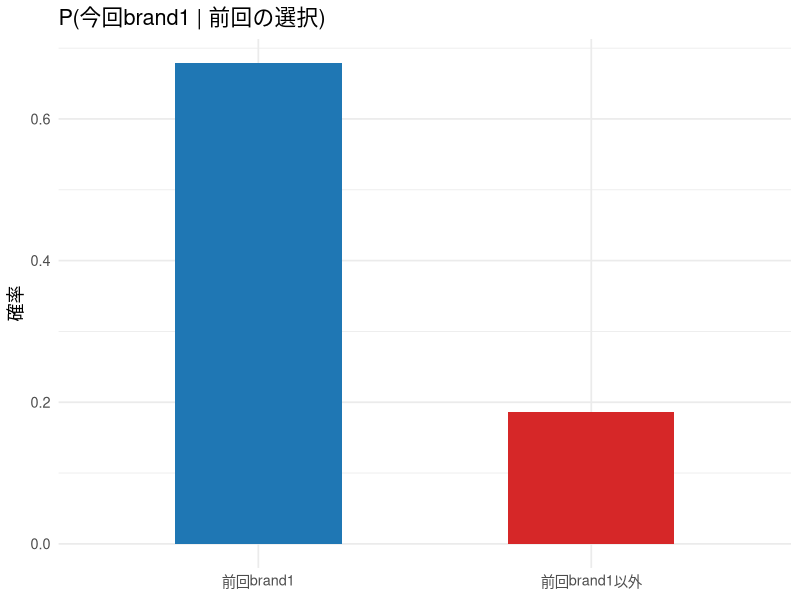
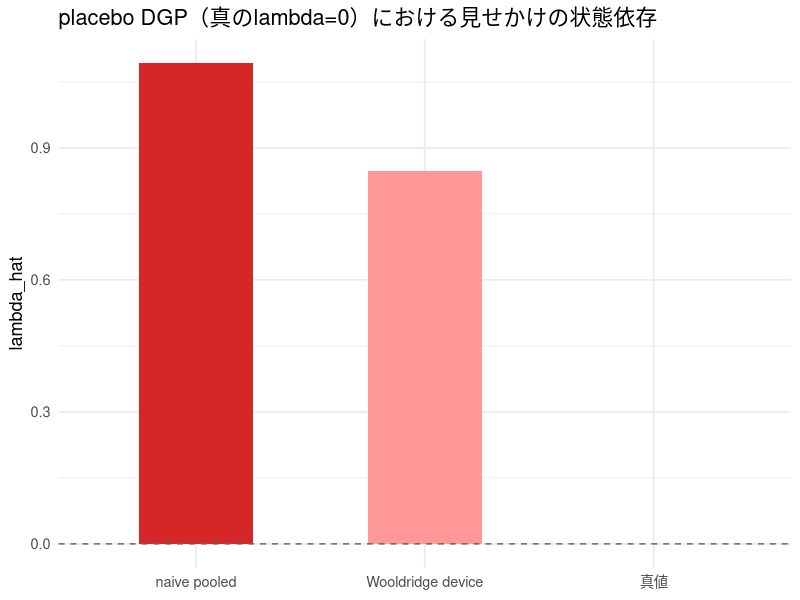
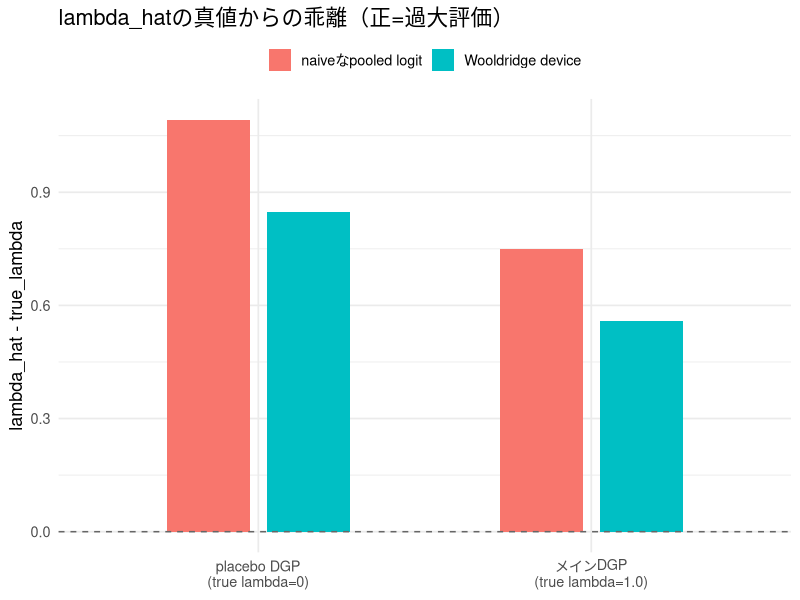
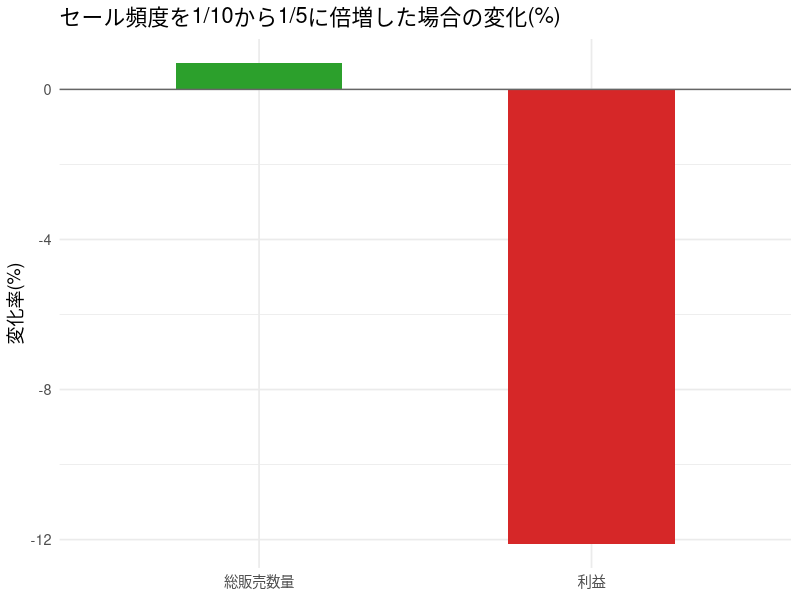

R code for these plots, in order:
## ---- chunk 1
#| include: false
library(ggplot2)
library(dplyr)
library(tidyr)
library(knitr)

set.seed(202614 + 1)

theme_lecture <- function() {
  fam <- if (Sys.info()[["sysname"]] == "Darwin") "Hiragino Sans" else ""
  theme_minimal(base_size = 13, base_family = fam)
}
theme_set(theme_lecture())
knitr::opts_chunk$set(fig.align = "center", dpi = 144)
options(scipen = 8)
## ---- chunk 2
softmax_probs <- function(V) {
  V_full <- cbind(0, V)
  V_full <- V_full - apply(V_full, 1, max)
  eV <- exp(V_full)
  eV / rowSums(eV)
}

simulate_panel_mnl <- function(N, Tn, burn, lambda, sigma_mu,
                                price_sd = 0.3, beta_price = -1.0,
                                const = c(-0.3, -0.4), seed = 1) {
  set.seed(seed)
  mu_i <- matrix(rnorm(N * 2, 0, sigma_mu), N, 2)
  y_prev <- rep(0L, N)
  total_T <- burn + Tn
  y_mat <- matrix(0L, N, Tn)
  price_mat <- array(0, dim = c(N, Tn, 2))

  for (t in 1:total_T) {
    price_t <- matrix(rnorm(N * 2, 0, price_sd), N, 2)
    lag1 <- as.numeric(y_prev == 1L)
    lag2 <- as.numeric(y_prev == 2L)
    V1 <- const[1] + beta_price * price_t[, 1] + lambda * lag1 + mu_i[, 1]
    V2 <- const[2] + beta_price * price_t[, 2] + lambda * lag2 + mu_i[, 2]
    probs <- softmax_probs(cbind(V1, V2))
    u <- runif(N)
    cum_probs <- t(apply(probs, 1, cumsum))
    y_t <- rowSums(u > cum_probs)

    if (t > burn) {
      y_mat[, t - burn] <- y_t
      price_mat[, t - burn, ] <- price_t
    }
    y_prev <- y_t
  }
  list(y = y_mat, price = price_mat, mu = mu_i)
}

N <- 1000; Tn <- 20; BURN <- 30
lambda_true <- 1.0
sigma_mu_true <- 1.2

dgp <- simulate_panel_mnl(N, Tn, BURN, lambda = lambda_true, sigma_mu = sigma_mu_true, seed = 141)
cat("dim(y):", dim(dgp$y), "\n")
cat("dim(price):", dim(dgp$price), "\n")
## ---- chunk 3
# (a) 全体シェア
cat("choice shares:\n")
print(table(dgp$y) / length(dgp$y))

# (b) ブランド1のリピート率
y_lag <- dgp$y[, -Tn]
y_now <- dgp$y[, -1]
p_repeat <- mean(y_now[y_lag == 1] == 1)
p_switch <- mean(y_now[y_lag != 1] == 1)
cat("P(brand1 | 前回brand1):", round(p_repeat, 4), "\n")
cat("P(brand1 | 前回brand1以外):", round(p_switch, 4), "\n")
cat("リピート率ギャップ:", round(p_repeat - p_switch, 4), "\n")
## ---- chunk 4
#| fig-cap: "ブランド1のリピート率ギャップ"
# wide形式（前回brand1/前回brand1以外を列に持つ）で作ってからpivot_longerでlong化する
df_repeat_wide <- data.frame(prev_brand1 = p_repeat, prev_other = p_switch)
df_repeat_long <- df_repeat_wide %>%
  pivot_longer(cols = everything(), names_to = "condition", values_to = "prob") %>%
  mutate(condition = recode(condition, prev_brand1 = "前回brand1", prev_other = "前回brand1以外"))

ggplot(df_repeat_long, aes(condition, prob, fill = condition)) +
  geom_col(width = 0.5, show.legend = FALSE) +
  scale_fill_manual(values = c("前回brand1" = "#1f77b4", "前回brand1以外" = "#d62728")) +
  labs(title = "P(今回brand1 | 前回の選択)", x = NULL, y = "確率")
## ---- chunk 5
mnl_loglik <- function(theta, y, p1, p2, lag1, lag2) {
  c1 <- theta[1]; c2 <- theta[2]; bp <- theta[3]; lam <- theta[4]
  V1 <- c1 + bp * p1 + lam * lag1
  V2 <- c2 + bp * p2 + lam * lag2
  V_full <- cbind(0, V1, V2)
  V_full <- V_full - apply(V_full, 1, max)
  eV <- exp(V_full)
  probs <- eV / rowSums(eV)
  n <- length(y)
  chosen_probs <- probs[cbind(1:n, y + 1)]
  sum(log(pmax(chosen_probs, 1e-300)))
}

mnl_mle <- function(y, p1, p2, lag1, lag2) {
  neg_ll <- function(theta) -mnl_loglik(theta, y, p1, p2, lag1, lag2)
  opt <- optim(par = c(0, 0, 0, 0), fn = neg_ll, method = "BFGS")
  opt$par
}

build_pooled_mnl_df <- function(sim) {
  Nn <- dim(sim$y)[1]; Tn <- dim(sim$y)[2]
  y_lag <- sim$y[, -Tn]; y_now <- sim$y[, -1]
  price_now <- sim$price[, -1, ]
  list(
    y    = as.vector(y_now),
    p1   = as.vector(price_now[, , 1]),
    p2   = as.vector(price_now[, , 2]),
    lag1 = as.numeric(as.vector(y_lag == 1)),
    lag2 = as.numeric(as.vector(y_lag == 2))
  )
}

df_naive <- build_pooled_mnl_df(dgp)
theta_naive <- mnl_mle(df_naive$y, df_naive$p1, df_naive$p2, df_naive$lag1, df_naive$lag2)
cat("estimated (c1, c2, beta_p, lambda):\n")
print(round(theta_naive, 3))
cat("true lambda =", lambda_true, "\n")
## ---- chunk 6
build_wooldridge_mnl_df <- function(sim) {
  Nn <- dim(sim$y)[1]; Tn <- dim(sim$y)[2]
  y0 <- sim$y[, 1]
  y0_is1 <- as.numeric(y0 == 1)
  y0_is2 <- as.numeric(y0 == 2)
  price_bar1 <- rowMeans(sim$price[, -1, 1])
  price_bar2 <- rowMeans(sim$price[, -1, 2])

  y_lag <- sim$y[, -Tn]; y_now <- sim$y[, -1]
  price_now <- sim$price[, -1, ]
  Tm1 <- Tn - 1
  list(
    y    = as.vector(y_now),
    p1   = as.vector(price_now[, , 1]),
    p2   = as.vector(price_now[, , 2]),
    lag1 = as.numeric(as.vector(y_lag == 1)),
    lag2 = as.numeric(as.vector(y_lag == 2)),
    y0_1 = rep(y0_is1, times = Tm1),
    y0_2 = rep(y0_is2, times = Tm1),
    pbar1 = rep(price_bar1, times = Tm1),
    pbar2 = rep(price_bar2, times = Tm1)
  )
}

mnl_loglik_wool <- function(theta, d) {
  c1 <- theta[1]; c2 <- theta[2]; bp <- theta[3]; lam <- theta[4]
  r01 <- theta[5]; r02 <- theta[6]; rp1 <- theta[7]; rp2 <- theta[8]
  V1 <- c1 + bp * d$p1 + lam * d$lag1 + r01 * d$y0_1 + rp1 * d$pbar1
  V2 <- c2 + bp * d$p2 + lam * d$lag2 + r02 * d$y0_2 + rp2 * d$pbar2
  V_full <- cbind(0, V1, V2)
  V_full <- V_full - apply(V_full, 1, max)
  eV <- exp(V_full)
  probs <- eV / rowSums(eV)
  n <- length(d$y)
  chosen_probs <- probs[cbind(1:n, d$y + 1)]
  sum(log(pmax(chosen_probs, 1e-300)))
}

mnl_mle_wool <- function(d) {
  neg_ll <- function(theta) -mnl_loglik_wool(theta, d)
  opt <- optim(par = rep(0, 8), fn = neg_ll, method = "BFGS")
  opt$par
}

df_wool <- build_wooldridge_mnl_df(dgp)
theta_wool <- mnl_mle_wool(df_wool)
cat("naive lambda_hat:     ", round(theta_naive[4], 3), "\n")
cat("wooldridge lambda_hat:", round(theta_wool[4], 3), "\n")
cat("true lambda:          ", lambda_true, "\n")
## ---- chunk 7
# (i) placebo DGP: lambda=0, 異質性のみ（sigma_muを大きめに設定）
dgp_placebo <- simulate_panel_mnl(N, Tn, BURN, lambda = 0, sigma_mu = 1.5, seed = 142)

# (ii) naive推定
df_placebo <- build_pooled_mnl_df(dgp_placebo)
theta_placebo_naive <- mnl_mle(df_placebo$y, df_placebo$p1, df_placebo$p2,
                                df_placebo$lag1, df_placebo$lag2)
cat("placebo DGP (true lambda=0) でのnaive lambda_hat:", round(theta_placebo_naive[4], 3), "\n")

# (iii) Wooldridge deviceでの改善も確認
df_placebo_wool <- build_wooldridge_mnl_df(dgp_placebo)
theta_placebo_wool <- mnl_mle_wool(df_placebo_wool)
cat("placebo DGP でのWooldridge lambda_hat:", round(theta_placebo_wool[4], 3), "\n")

pct_reduction <- (1 - theta_placebo_wool[4] / theta_placebo_naive[4]) * 100
cat("Wooldridgeによる偽lambdaの縮小率:", round(pct_reduction, 1), "%\n")
## ---- chunk 8
#| fig-cap: "placebo DGP（真のlambda=0）：naive vs Wooldridge"
df_placebo_plot <- data.frame(
  method = factor(c("naive pooled", "Wooldridge device", "真値"),
                   levels = c("naive pooled", "Wooldridge device", "真値")),
  lambda_hat = c(theta_placebo_naive[4], theta_placebo_wool[4], 0)
)
ggplot(df_placebo_plot, aes(method, lambda_hat, fill = method)) +
  geom_col(width = 0.5, show.legend = FALSE) +
  geom_hline(yintercept = 0, linetype = "dashed", color = "grey40") +
  scale_fill_manual(values = c("#d62728", "#ff9896", "#2ca02c")) +
  labs(title = "placebo DGP（真のlambda=0）における見せかけの状態依存",
       x = NULL, y = "lambda_hat")
## ---- chunk 9
result_wide <- data.frame(
  dgp = c("メインDGP\n(true lambda=1.0)", "placebo DGP\n(true lambda=0)"),
  true_lambda = c(lambda_true, 0),
  naive = c(theta_naive[4], theta_placebo_naive[4]),
  wooldridge = c(theta_wool[4], theta_placebo_wool[4])
)

result_long <- result_wide %>%
  pivot_longer(cols = c(naive, wooldridge), names_to = "method", values_to = "lambda_hat") %>%
  mutate(method = recode(method, naive = "naiveなpooled logit", wooldridge = "Wooldridge device"),
         gap_from_true = lambda_hat - true_lambda)

result_long %>%
  select(dgp, method, true_lambda, lambda_hat, gap_from_true) %>%
  kable(digits = 3, caption = "メインDGP・placebo DGPを通じたlambda_hatの一覧（正の値ほど過大評価）")
## ---- chunk 10
#| fig-cap: "メインDGP・placebo DGPそれぞれで、naiveとWooldridgeがlambda_trueをどれだけ超過するか"
ggplot(result_long, aes(dgp, gap_from_true, fill = method)) +
  geom_col(position = position_dodge(width = 0.6), width = 0.5) +
  geom_hline(yintercept = 0, linetype = "dashed", color = "grey40") +
  labs(title = "lambda_hatの真値からの乖離（正=過大評価）",
       x = NULL, y = "lambda_hat - true_lambda", fill = NULL) +
  theme(legend.position = "top")
## ---- chunk 11
Xmax <- 6; Amax <- 4
beta_dp <- 0.95
u_consume <- 2.5
c_hold <- 0.10
stockout_cost <- 1.8
p_regular <- 1.00
p_sale <- 0.70
sale_prob <- 1/10
q_base <- 0.55; q_slope <- 0.025

q_of_x <- function(x) pmin(q_base + q_slope * x, 0.95)
states <- 0:Xmax
actions <- 0:Amax

expected_flow_continuation <- function(x, a, p, V) {
  post <- x + a
  q <- q_of_x(post)
  val_consume <- {
    consumption <- as.numeric(post >= 1)
    end_inv <- post - consumption
    cost <- p * a + c_hold * end_inv
    benefit <- u_consume * consumption
    benefit - cost + beta_dp * V[end_inv + 1]
  }
  val_noconsume <- {
    end_inv <- post
    cost <- p * a + c_hold * end_inv
    benefit <- -(if (post == 0) stockout_cost else 0)
    benefit - cost + beta_dp * V[end_inv + 1]
  }
  q * val_consume + (1 - q) * val_noconsume
}

solve_inventory_dp_general <- function(sale_prob_arg, tol = 1e-10, maxit = 3000) {
  V <- rep(0, Xmax + 1)
  prices <- c(p_regular, p_sale)
  probs_price <- c(1 - sale_prob_arg, sale_prob_arg)
  policy <- matrix(0L, 2, Xmax + 1)
  for (it in 1:maxit) {
    pol_new <- matrix(0L, 2, Xmax + 1)
    for (pi_idx in 1:2) {
      p <- prices[pi_idx]
      for (xi in seq_along(states)) {
        x <- states[xi]
        best_val <- -Inf; best_a <- 0
        for (a in actions) {
          if (x + a > Xmax) next
          val <- expected_flow_continuation(x, a, p, V)
          if (val > best_val) { best_val <- val; best_a <- a }
        }
        pol_new[pi_idx, xi] <- best_a
      }
    }
    V_new <- numeric(Xmax + 1)
    for (xi in seq_along(states)) {
      x <- states[xi]
      v_x <- 0
      for (pi_idx in 1:2) {
        a <- pol_new[pi_idx, xi]
        v_x <- v_x + probs_price[pi_idx] * expected_flow_continuation(x, a, prices[pi_idx], V)
      }
      V_new[xi] <- v_x
    }
    err <- max(abs(V_new - V))
    V <- V_new; policy <- pol_new
    if (err < tol) break
  }
  list(V = V, policy = policy, iters = it)
}

dp_base   <- solve_inventory_dp_general(1/10)
dp_double <- solve_inventory_dp_general(1/5)

cat("通常頻度(1/10)での政策関数(通常価格):\n"); print(dp_base$policy[1, ])
cat("通常頻度(1/10)での政策関数(セール価格):\n"); print(dp_base$policy[2, ])
cat("倍増頻度(1/5)での政策関数(セール価格):\n"); print(dp_double$policy[2, ])
## ---- chunk 12
# (b) セール頻度2倍の反実仮想
simulate_calendar_general <- function(N_hh, Tn, sale_bool, policy, sale_prob_arg, seed = 1, burn_in = 120) {
  set.seed(seed)
  x <- rep(0L, N_hh)
  for (t in 1:burn_in) {
    is_sale <- runif(N_hh) < sale_prob_arg
    a <- ifelse(is_sale, policy[2, x + 1], policy[1, x + 1])
    post <- x + a
    q <- q_of_x(post)
    occ <- runif(N_hh) < q
    consumption <- as.integer(occ & post >= 1)
    x <- post - consumption
  }
  units_sold <- numeric(Tn); revenue <- numeric(Tn)
  for (t in 1:Tn) {
    on_sale <- sale_bool[t]
    p <- if (on_sale) p_sale else p_regular
    a <- if (on_sale) policy[2, x + 1] else policy[1, x + 1]
    units_sold[t] <- sum(a)
    revenue[t] <- sum(a) * p
    post <- x + a
    q <- q_of_x(post)
    occ <- runif(N_hh) < q
    consumption <- as.integer(occ & post >= 1)
    x <- post - consumption
  }
  list(units = units_sold, revenue = revenue)
}

unit_cost <- 0.40
N_hh <- 15000
Tprobe <- 300

set.seed(11)
sale_bool_base   <- runif(Tprobe) < 1/10
set.seed(11)
sale_bool_double <- runif(Tprobe) < 1/5

res_base   <- simulate_calendar_general(N_hh, Tprobe, sale_bool_base,   dp_base$policy,   1/10, seed = 321)
res_double <- simulate_calendar_general(N_hh, Tprobe, sale_bool_double, dp_double$policy, 1/5,  seed = 321)

window <- 20:Tprobe
total_units_base   <- sum(res_base$units[window])
total_units_double <- sum(res_double$units[window])
profit_base   <- sum(res_base$revenue[window])   - total_units_base   * unit_cost
profit_double <- sum(res_double$revenue[window]) - total_units_double * unit_cost

pct_units_change  <- (total_units_double / total_units_base - 1) * 100
pct_profit_change <- (profit_double / profit_base - 1) * 100
cat("総販売数量の変化(%):", round(pct_units_change, 2), "\n")
cat("利益の変化(%):", round(pct_profit_change, 2), "\n")
## ---- chunk 13
#| fig-cap: "セール頻度2倍の反実仮想（本課題のパラメータ）"
df_double <- data.frame(
  metric = factor(c("総販売数量", "利益"), levels = c("総販売数量", "利益")),
  pct_change = c(pct_units_change, pct_profit_change)
)
ggplot(df_double, aes(metric, pct_change, fill = pct_change > 0)) +
  geom_col(width = 0.5, show.legend = FALSE) +
  geom_hline(yintercept = 0, color = "grey40") +
  scale_fill_manual(values = c("TRUE" = "#2ca02c", "FALSE" = "#d62728")) +
  labs(title = "セール頻度を1/10から1/5に倍増した場合の変化(%)", x = NULL, y = "変化率(%)")
## ---- chunk 14
# (c) 短期・長期弾力性
sale_bool_event <- rep(FALSE, 25); sale_bool_event[10] <- TRUE
units_event <- simulate_calendar_general(N_hh, 25, sale_bool_event, dp_base$policy, 1/10, seed = 42)$units
units_none  <- simulate_calendar_general(N_hh, 25, rep(FALSE, 25),  dp_base$policy, 1/10, seed = 42)$units
pct_cut <- p_sale / p_regular - 1
sr_pct_change <- units_event[10] / units_none[10] - 1
sr_elasticity <- sr_pct_change / pct_cut

stationary_units <- function(always_sale, seed) {
  Tp <- 60
  sale_bool <- rep(always_sale, Tp)
  sp_for_burnin <- if (always_sale) 1 else 0
  u <- simulate_calendar_general(N_hh, Tp, sale_bool, dp_base$policy, sp_for_burnin, seed = seed, burn_in = 150)$units
  mean(tail(u, 15))
}
units_permanent_sale    <- stationary_units(TRUE,  seed = 99)
units_permanent_regular <- stationary_units(FALSE, seed = 100)
lr_pct_change <- units_permanent_sale / units_permanent_regular - 1
lr_elasticity <- lr_pct_change / pct_cut

cat("短期弾力性:", round(sr_elasticity, 3), "\n")
cat("長期弾力性:", round(lr_elasticity, 3), "\n")
cat("比:", round(sr_elasticity / lr_elasticity, 1), "倍\n")
